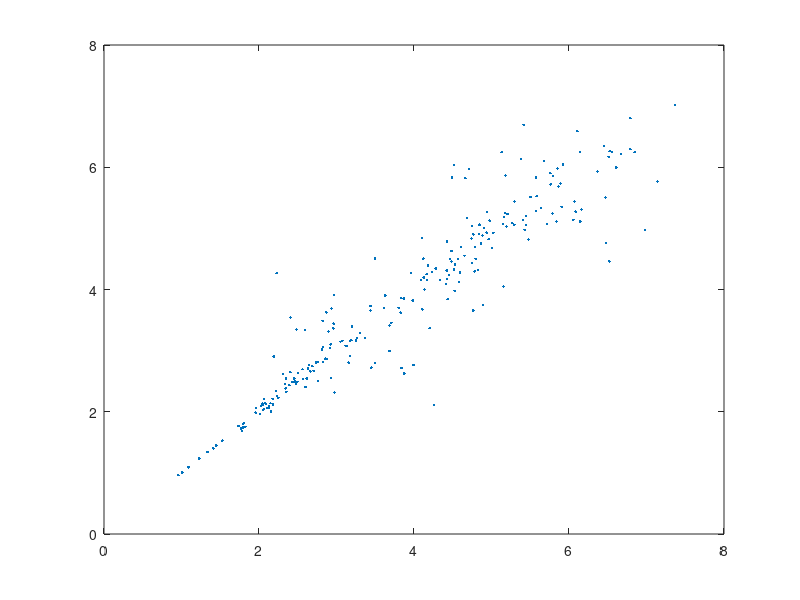

MATLAB code for this plot:
clear all
clc

a=[    1.0899     1.0901     1.0902     1.5223     2.3535     2.4969     2.5607     3.8692     4.1656     4.7647     4.9381     4.4914     6.0872     6.4779     4.6515     5.7625     4.4523     3.7082     5.6415     6.5109     5.7944     5.7857     1.7366     1.8243     2.0646     2.4661     3.2011     3.4384     4.4794     4.7439     5.5726     5.7586     5.4137     6.8477     7.1426     4.9833     6.1390     4.4861     3.6287     5.5040     6.4526     5.6771     5.4488     1.8080     2.1548     2.7338     3.1567     3.1755     4.4271     4.5172     5.1935     5.4763     4.7062     6.4709     6.9833     5.4041     6.5239     5.2963     4.5134     6.5532     7.3691     6.7925     6.6716     2.1768     3.2502     2.6420     2.3123     4.0904     4.6082     4.7512     4.6859     4.5128     6.1447     6.5209     4.8660     5.8503     4.7837     4.2014     5.9059     6.7923     5.8653     6.1626     1.2295     1.3355     1.9596     2.4782     2.7055     3.6087     3.9851     3.4976     4.8218     5.1555     3.2674     4.4240     3.1916     2.5063     4.5287     5.2701     4.8459     4.7950     2.2349     3.0763     2.8244     2.6608     4.1632     4.7495     4.0997     5.1489     5.4267     3.3639     4.5830     3.0519     2.1913     4.3355     5.0080     4.9004     4.4144     1.0100     1.4485     2.1086     2.3923     2.6631     2.4822     3.6841     3.9931     2.4547     3.4394     2.8615     2.5994     4.2324     4.8392     4.4234     4.7902     2.1272     2.8737     2.4677     2.4055     2.4072     3.8731     4.2593     3.1755     3.9597     3.6849     3.5006     4.9623     5.5830     4.9729     5.5745     1.0904     1.5260     2.1796     2.0498     2.4790     2.6877     1.5219     2.3431     2.4827     2.6149     3.8318     4.1272     4.1804     4.5644     2.0258     2.9750     2.2166     2.5925     2.9375     2.1260     2.9317     2.9239     2.8970     4.2810     4.4624     4.8459     4.8853     1.0901     1.0895     1.4105     1.9567     2.6176     2.8106     3.8277     4.1067     5.0234     5.1602     5.2069     5.8888     1.7786     2.0429     2.3332     2.9645     2.9658     4.1213     4.4839     5.1786     5.3766     5.1313     6.1077     2.0500     2.8511     3.4496     3.8387     4.5250     4.5916     5.8388     6.0556     6.0727     6.6098     0.9601     3.1191     2.8680     4.4353     4.8876     5.4477     5.2967     5.7167     6.3692     2.8221     2.2279     4.1374     4.7634     4.9418     4.6622     5.1712     5.9211     1.2287     1.3352     2.0128     2.4319     2.6308     2.8249     3.3043     2.2498     3.1307     2.7656     2.5699     2.9597     3.8019     1.0097     1.4493     2.0813     2.0674     2.0853     2.1483     2.9149     2.7646     2.3476     1.0901     1.0900     1.0903     1.7698     1.7947     1.7905 ];
b=[    1.0900     1.0899     1.0904     1.5192     2.3261     2.4910     2.6949     3.8522     4.1585     4.9016     4.9314     5.8291     5.2738     4.7569     4.5516     5.7207     4.2377     3.4553     5.3337     6.1681     5.8577     5.2414     1.7670     1.7523     2.2061     2.5068     3.3978     3.7286     4.6346     4.8341     5.8295     5.9017     6.6943     6.2463     5.7686     5.1249     6.2474     4.6332     3.9021     5.5141     6.3477     6.0998     5.2039     1.8208     2.0010     2.8047     2.8031     2.9136     4.1670     4.3275     5.0335     4.8207     5.9720     5.5084     4.9723     5.1417     6.2621     5.0589     4.3370     6.2507     7.0183     6.8037     6.2204     2.2117     3.1666     2.7610     2.6211     4.1537     4.6983     5.0387     5.1692     6.0348     5.1141     4.4614     4.7548     5.9799     4.2960     3.3669     5.3539     6.2949     5.6829     5.3083     1.2264     1.3381     2.0597     2.4592     2.6702     3.6958     3.8206     4.5075     4.3213     4.0475     3.2042     4.3101     3.1711     2.6321     4.4079     5.0860     5.0611     4.5021     2.2533     3.1622     2.8109     2.6625     4.2512     4.4314     4.8451     5.0714     4.9768     3.2074     4.1208     3.1447     2.9032     4.1511     4.6747     5.0051     4.0877     1.0121     1.4543     2.0631     2.4336     2.6589     3.3464     2.9938     2.7660     2.5426     3.6588     2.8679     2.4036     4.2905     4.9124     4.7876     4.6975     2.0873     2.8648     2.4870     2.6486     3.5427     2.6260     2.1067     3.1587     4.2734     3.4139     2.7967     4.8250     5.5260     5.1285     5.2888     1.0888     1.5269     2.1200     2.1192     2.4716     2.7451     1.5197     2.3837     2.4811     2.5459     3.8564     4.1964     4.3941     4.5008     2.0917     2.3138     2.3407     3.3396     3.6892     2.0590     2.5537     3.1031     3.3151     4.3420     4.5038     5.0531     4.8849     1.1004     1.0853     1.4014     1.9847     2.5447     3.0152     3.6224     3.6750     4.9271     5.1835     5.2358     5.7356     1.6892     2.1344     2.4567     3.4414     3.9135     4.5041     4.4569     5.8642     6.1328     6.2464     6.5890     2.0333     2.8617     2.7221     2.7151     3.9795     4.2793     5.1120     5.1416     5.4389     5.9964     0.9647     3.0800     3.6258     3.8399     3.7429     5.0540     5.4374     5.0710     5.9320     3.4885     4.2661     4.0011     3.6558     5.2700     5.8204     5.2499     6.0465     1.2343     1.3412     1.9653     2.4882     2.7087     3.0564     3.2867     2.2294     3.0787     2.8153     2.5362     3.3640     3.6987     1.0072     1.4457     2.1459     2.0416     2.1314     2.1393     3.0456     2.5044     2.5446     1.0904     1.0903     1.0901     1.7291     1.7394     1.7959 ];
plot(a,b,'.')